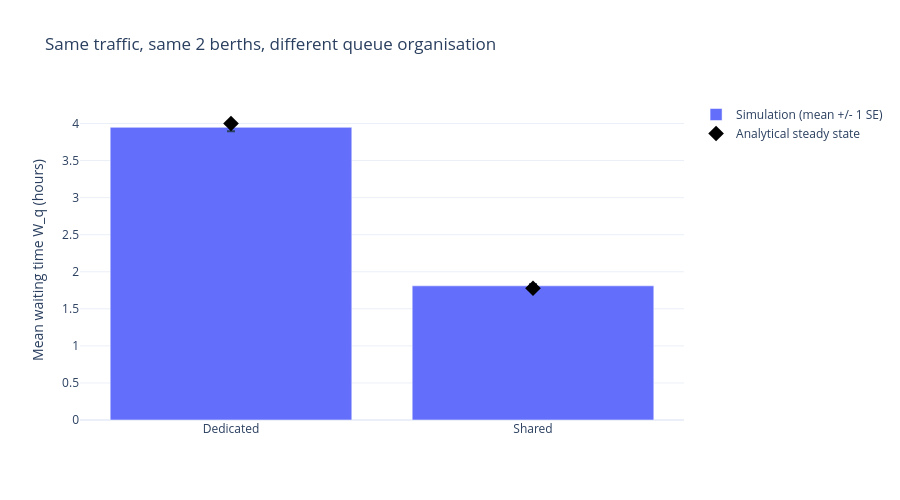

The cell this chart's notebook holds for it:
### Markdown cell above
## 3. Compare with steady-state queueing theory

For each dedicated berth, $W_q = \rho/[\mu_{server}(1-\rho)]$. For the shared queue, Erlang C gives the waiting-time factor; dividing by the per-berth service rate converts it to hours.

The error bars show **one standard error of the mean**, calculated from independent experiments, not the spread of individual vessel waiting times. Every simulation starts empty and includes final draining. These finite-run estimates have start-up effects; error bars quantify replication variability, not start-up bias. Increase both run length and replications to investigate convergence, especially near full occupancy.

### Code cell
comparison = pd.DataFrame({
    'analytical W_q (hours)': [
        mmc_waiting_time_factor(1, rho) / mu_server,
        mmc_waiting_time_factor(nr_berths, rho) / mu_server,
    ],
    'simulated W_q (hours)': replications.mean(),
    'standard error (hours)': replications.std(ddof=1) / np.sqrt(nr_replications),
}, index=['Dedicated', 'Shared'])
display(comparison.round(4))
reduction = 1 - comparison.loc['Shared', 'analytical W_q (hours)'] / comparison.loc['Dedicated', 'analytical W_q (hours)']
print(f'Analytical reduction in mean waiting time from pooling: {reduction:.1%}')

fig = go.Figure()
fig.add_bar(x=comparison.index, y=comparison['simulated W_q (hours)'], name='Simulation (mean +/- 1 SE)',
            error_y=dict(type='data', array=comparison['standard error (hours)']))
fig.add_scatter(x=comparison.index, y=comparison['analytical W_q (hours)'], mode='markers',
                marker=dict(color='black', symbol='diamond', size=12), name='Analytical steady state')
fig.update_layout(title=f'Same traffic, same {nr_berths} berths, different queue organisation',
                  yaxis_title='Mean waiting time W_q (hours)', template='plotly_white', height=500)
fig.show()

### Figure 1 — Plotly figure (JSON) as saved in the notebook; plotly's stock layout.template omitted (floating-point values rounded to 4 significant figures)
{"data": [{"error_y": {"array": [0.05375, 0.02023], "type": "data"}, "name": "Simulation (mean +/- 1 SE)", "type": "bar", "x": ["Dedicated", "Shared"], "y": [3.948, 1.81]}, {"marker": {"color": "black", "size": 12, "symbol": "diamond"}, "mode": "markers", "name": "Analytical steady state", "type": "scatter", "x": ["Dedicated", "Shared"], "y": [4.0, 1.778]}], "layout": {"height": 500, "title": {"text": "Same traffic, same 2 berths, different queue organisation"}, "yaxis": {"title": {"text": "Mean waiting time W_q (hours)"}}}}
